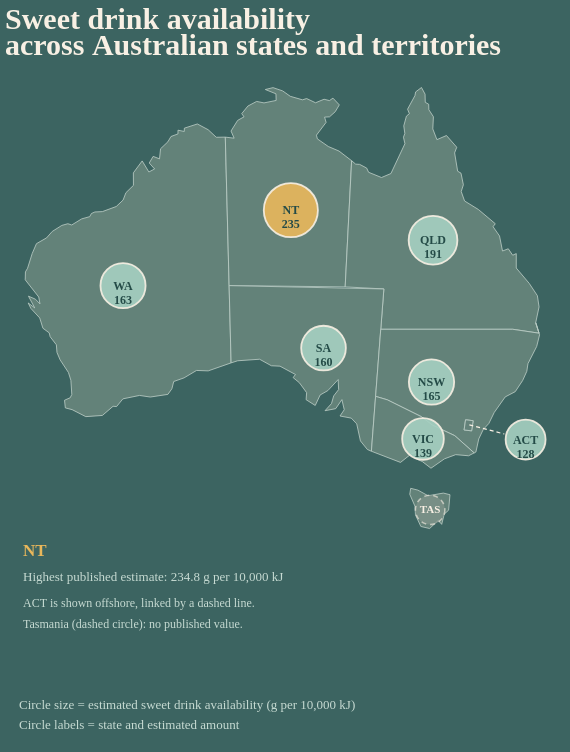

Describe this chart as a Vega-Lite specification.
### Vega-Lite specification from a JSON file in a GitHub repository (floating-point values rounded to 4 significant figures; data arrays with more than 128 entries replaced by an {"elided": "..."} marker saying what was removed)
{"$schema": "https://vega.github.io/schema/vega-lite/v5.json", "description": "Compact side-by-side state symbol map; original data values and tooltips preserved.", "background": "#3C6461", "spacing": 0, "center": true, "title": {"text": ["Sweet drink availability", "across Australian states and territories"], "anchor": "start", "font": "Bricolage Grotesque", "fontSize": 30, "fontWeight": "bold", "color": "#F8F0E4", "lineHeight": 26, "offset": 16}, "datasets": {"beverage_states": [{"code": "WA", "name": "Western Australia", "x": 118.0, "y": 208.7, "value": 163.1, "display": "163.1 g per 10,000 kJ", "status": "Published estimate"}, {"code": "NT", "name": "Northern Territory", "x": 285.8, "y": 133.1, "value": 234.8, "display": "234.8 g per 10,000 kJ", "status": "Published estimate"}, {"code": "QLD", "name": "Queensland", "x": 428.0, "y": 163.2, "value": 190.6, "display": "190.6 g per 10,000 kJ", "status": "Published estimate"}, {"code": "SA", "name": "South Australia", "x": 318.5, "y": 271.1, "value": 160.2, "display": "160.2 g per 10,000 kJ", "status": "Published estimate"}, {"code": "NSW", "name": "New South Wales", "x": 426.5, "y": 305.1, "value": 164.7, "display": "164.7 g per 10,000 kJ", "status": "Published estimate"}, {"code": "VIC", "name": "Victoria", "x": 418.0, "y": 361.9, "value": 139.1, "display": "139.1 g per 10,000 kJ", "status": "Published estimate"}, {"code": "ACT", "name": "Australian Capital Territory", "x": 520.6, "y": 362.6, "value": 128.1, "display": "128.1 g per 10,000 kJ", "status": "Published estimate"}]}, "vconcat": [{"width": 560, "height": 600, "projection": {"type": "identity", "scale": 1, "translate": [0, 0], "reflectY": false}, "layer": [{"data": {"values": [{"type": "Feature", "geometry": {"type": "Polygon", "coordinates": {"elided": "1x73x2 float values"}}, "properties": {"code": "WA", "name": "Western Australia"}}, {"type": "Feature", "geometry": {"type": "Polygon", "coordinates": [[[229.1, 61.18], [226.0, 54.04], [232.6, 43.4], [239.0, 39.83], [236.7, 36.61], [242.9, 29.05], [251.6, 24.43], [259.0, 25.9], [271.2, 23.45], [270.9, 16.8], [260.3, 12.53], [268.1, 10.64], [277.7, 13.93], [285.3, 19.32], [297.5, 22.82], [301.6, 21.56], [310.5, 25.76], [319.1, 22.26], [324.4, 23.59], [327.9, 21.14], [334.3, 27.86], [330.2, 34.72], [324.5, 39.83], [319.6, 40.11], [321.1, 45.36], [311.4, 58.17], [312.4, 61.88], [323.3, 69.51], [334.0, 74.06], [346.6, 83.72], [340.2, 209.9], [224.1, 208.6], [220.3, 60.13], [229.1, 61.18]]]}, "properties": {"code": "NT", "name": "Northern Territory"}}, {"type": "Feature", "geometry": {"type": "Polygon", "coordinates": [[[431.9, 62.65], [441.5, 58.52], [451.7, 70.21], [449.6, 75.88], [452.7, 94.22], [456.0, 96.18], [458.4, 107.8], [456.2, 114.5], [459.6, 124.0], [473.4, 132.5], [490.3, 146.7], [488.1, 149.7], [494.5, 159.0], [497.5, 174.0], [503.3, 171.8], [507.7, 178.2], [511.2, 176.6], [511.2, 191.0], [524.2, 206.4], [532.4, 218.7], [534.0, 229.9], [530.7, 245.6], [534.0, 256.2], [507.7, 252.3], [375.7, 252.3], [378.9, 212.0], [340.2, 209.9], [346.6, 83.72], [350.7, 87.15], [354.6, 87.36], [361.7, 91.07], [363.6, 95.27], [376.5, 100.5], [385.9, 96.53], [399.9, 66.71], [398.5, 60.2], [399.8, 56.42], [398.8, 48.86], [401.4, 39.13], [404.4, 36.68], [402.6, 32.2], [409.9, 18.62], [410.6, 14.91], [416.5, 10.5], [420.1, 17.15], [420.3, 25.34], [423.7, 27.23], [423.9, 32.69], [428.4, 39.76], [427.8, 51.94], [431.9, 62.65]]]}, "properties": {"code": "QLD", "name": "Queensland"}}, {"type": "Feature", "geometry": {"type": "Polygon", "coordinates": [[[362.4, 372.5], [355.4, 363.9], [351.7, 346.9], [346.3, 341.1], [335.0, 339.0], [339.3, 332.7], [336.9, 322.6], [330.7, 331.7], [320.0, 333.7], [326.5, 326.6], [328.7, 318.9], [333.6, 312.6], [333.2, 302.5], [322.9, 313.6], [315.2, 317.9], [310.2, 328.4], [301.1, 322.7], [301.6, 315.6], [294.4, 305.7], [288.1, 300.6], [290.5, 297.5], [275.0, 289.2], [266.4, 288.8], [254.6, 282.2], [232.6, 283.8], [226.1, 285.9], [224.1, 208.6], [378.9, 212.0], [366.4, 374.2], [362.4, 372.5]]]}, "properties": {"code": "SA", "name": "South Australia"}}, {"type": "Feature", "geometry": {"type": "Polygon", "coordinates": [[[534.6, 257.8], [531.7, 269.4], [523.0, 286.6], [521.8, 294.3], [517.7, 303.4], [510.3, 314.6], [500.2, 319.9], [489.2, 335.5], [483.8, 346.5], [478.3, 352.4], [473.8, 361.9], [470.9, 375.1], [469.1, 375.9], [449.8, 358.7], [427.4, 348.1], [416.6, 339.8], [382.4, 322.8], [370.6, 319.3], [375.7, 252.3], [507.7, 252.3], [534.0, 256.2], [530.7, 245.6], [534.6, 257.8]], [[468.2, 343.7], [460.6, 342.8], [459.1, 352.9], [466.6, 353.9], [468.2, 343.7]]]}, "properties": {"code": "NSW", "name": "New South Wales"}}, {"type": "Feature", "geometry": {"type": "Polygon", "coordinates": [[[450.7, 377.6], [439.4, 381.9], [426.0, 391.2], [417.2, 384.5], [410.5, 381.5], [413.0, 374.9], [406.4, 376.7], [395.5, 385.4], [366.4, 374.2], [370.6, 319.3], [382.4, 322.8], [416.6, 339.8], [427.4, 348.1], [449.8, 358.7], [469.1, 375.9], [463.6, 378.8], [450.7, 377.6]]]}, "properties": {"code": "VIC", "name": "Victoria"}}, {"type": "Feature", "geometry": {"type": "Polygon", "coordinates": [[[412.9, 413.1], [423.1, 418.7], [438.4, 416.1], [445.0, 417.7], [443.6, 433.2], [439.2, 437.1], [436.7, 447.4], [433.4, 443.4], [424.6, 451.5], [415.9, 449.5], [410.5, 437.9], [409.9, 429.2], [404.8, 417.3], [405.7, 411.3], [412.9, 413.1]]]}, "properties": {"code": "TAS", "name": "Tasmania"}}, {"type": "Feature", "geometry": {"type": "Polygon", "coordinates": [[[459.1, 352.9], [460.6, 342.8], [468.2, 343.7], [466.6, 353.9], [459.1, 352.9]]]}, "properties": {"code": "ACT", "name": "Australian Capital Territory"}}]}, "mark": {"type": "geoshape", "fill": "#68857D", "stroke": "#BDCEC7", "strokeWidth": 0.9, "opacity": 0.9}}, {"data": {"values": [{"x": 464.4, "y": 347.9, "x2": 499.3, "y2": 357.0}]}, "mark": {"type": "rule", "stroke": "#F8F0E4", "strokeWidth": 1.2, "strokeDash": [4, 3]}, "encoding": {"x": {"field": "x", "type": "quantitative", "scale": {"domain": [0, 560], "range": [0, 560]}, "axis": null}, "y": {"field": "y", "type": "quantitative", "scale": {"domain": [0, 570], "range": [0, 570]}, "axis": null}, "x2": {"field": "x2"}, "y2": {"field": "y2"}}}, {"data": {"name": "beverage_states"}, "mark": {"type": "circle", "filled": true, "opacity": 0.9, "stroke": "#F8F0E4", "strokeWidth": 1.8}, "encoding": {"x": {"field": "x", "type": "quantitative", "scale": {"domain": [0, 560], "range": [0, 560], "zero": false, "nice": false}, "axis": null}, "y": {"field": "y", "type": "quantitative", "scale": {"domain": [0, 570], "range": [0, 570], "zero": false, "nice": false}, "axis": null}, "size": {"field": "value", "type": "quantitative", "scale": {"domain": [0, 250], "range": [0, 3119], "zero": true}, "legend": null}, "color": {"condition": {"test": "datum.code === 'NT'", "value": "#E9B75B"}, "value": "#A6D0C1"}, "tooltip": [{"field": "name", "type": "nominal", "title": "State / territory"}, {"field": "display", "type": "nominal", "title": "Sweetened beverage availability"}, {"field": "status", "type": "nominal", "title": "Data status"}]}}, {"data": {"name": "beverage_states"}, "transform": [{"calculate": "datum.code + '\\n' + format(datum.value, '.0f')", "as": "label"}], "mark": {"type": "text", "font": "Bricolage Grotesque", "fontSize": 12, "fontWeight": "bold", "align": "center", "baseline": "middle", "color": "#244B47", "lineBreak": "\n"}, "encoding": {"x": {"field": "x", "type": "quantitative", "scale": {"domain": [0, 560], "range": [0, 560], "zero": false, "nice": false}, "axis": null}, "y": {"field": "y", "type": "quantitative", "scale": {"domain": [0, 570], "range": [0, 570], "zero": false, "nice": false}, "axis": null}, "text": {"field": "label", "type": "nominal"}, "tooltip": [{"field": "name", "type": "nominal", "title": "State / territory"}, {"field": "display", "type": "nominal", "title": "Sweetened beverage availability"}, {"field": "status", "type": "nominal", "title": "Data status"}]}}, {"data": {"values": [{"code": "TAS", "name": "Tasmania", "x": 425.1, "y": 432.9, "value": null, "display": "Not published", "status": "Not published"}]}, "mark": {"type": "circle", "size": 866, "filled": true, "color": "#879790", "opacity": 0.6, "stroke": "#F8F0E4", "strokeWidth": 1.5, "strokeDash": [5, 4]}, "encoding": {"x": {"field": "x", "type": "quantitative", "scale": {"domain": [0, 560], "range": [0, 560], "zero": false, "nice": false}, "axis": null}, "y": {"field": "y", "type": "quantitative", "scale": {"domain": [0, 570], "range": [0, 570], "zero": false, "nice": false}, "axis": null}, "tooltip": [{"field": "name", "type": "nominal", "title": "State / territory"}, {"field": "display", "type": "nominal", "title": "Sweetened beverage availability"}, {"field": "status", "type": "nominal", "title": "Data status"}]}}, {"data": {"values": [{"code": "TAS", "name": "Tasmania", "x": 425.1, "y": 432.9, "value": null, "display": "Not published", "status": "Not published"}]}, "mark": {"type": "text", "font": "Bricolage Grotesque", "fontSize": 11, "fontWeight": "bold", "align": "center", "baseline": "middle", "color": "#F8F0E4"}, "encoding": {"x": {"field": "x", "type": "quantitative", "scale": {"domain": [0, 560], "range": [0, 560], "zero": false, "nice": false}, "axis": null}, "y": {"field": "y", "type": "quantitative", "scale": {"domain": [0, 570], "range": [0, 570], "zero": false, "nice": false}, "axis": null}, "text": {"field": "code", "type": "nominal"}, "tooltip": [{"field": "name", "type": "nominal", "title": "State / territory"}, {"field": "display", "type": "nominal", "title": "Sweetened beverage availability"}, {"field": "status", "type": "nominal", "title": "Data status"}]}}, {"data": {"values": [{}]}, "mark": {"type": "text", "align": "left", "baseline": "middle", "font": "Bricolage Grotesque", "fontSize": 17, "fontWeight": "bold", "color": "#E9B75B"}, "encoding": {"x": {"value": 18}, "y": {"value": 474}, "text": {"value": "NT"}}}, {"data": {"values": [{}]}, "mark": {"type": "text", "align": "left", "baseline": "middle", "font": "Bricolage Grotesque", "fontSize": 13, "fontWeight": "normal", "color": "#C7DBD3"}, "encoding": {"x": {"value": 18}, "y": {"value": 500}, "text": {"value": "Highest published estimate: 234.8 g per 10,000 kJ"}}}, {"data": {"values": [{}]}, "mark": {"type": "text", "align": "left", "baseline": "middle", "font": "Bricolage Grotesque", "fontSize": 12, "fontWeight": "normal", "color": "#C7DBD3"}, "encoding": {"x": {"value": 18}, "y": {"value": 526}, "text": {"value": "ACT is shown offshore, linked by a dashed line."}}}, {"data": {"values": [{}]}, "mark": {"type": "text", "align": "left", "baseline": "middle", "font": "Bricolage Grotesque", "fontSize": 12, "fontWeight": "normal", "color": "#C7DBD3"}, "encoding": {"x": {"value": 18}, "y": {"value": 547}, "text": {"value": "Tasmania (dashed circle): no published value."}}}]}, {"width": 560, "height": 70, "data": {"values": [{}]}, "layer": [{"data": {"values": [{}]}, "mark": {"type": "text", "align": "left", "baseline": "middle", "font": "Bricolage Grotesque", "fontSize": 13, "fontWeight": "normal", "color": "#C7DBD3", "lineBreak": "\n", "lineHeight": 20}, "encoding": {"x": {"value": 14}, "y": {"value": 28}, "text": {"value": "Circle size = estimated sweet drink availability (g per 10,000 kJ)\nCircle labels = state and estimated amount"}}}]}], "config": {"view": {"stroke": null}, "font": "Bricolage Grotesque"}}
